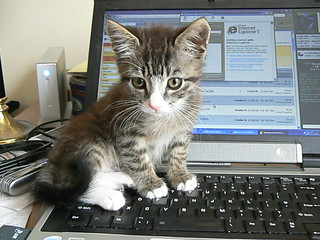
#> input picture python_opencv_1_src/02_영상처리기본개념/1_Mat_Numpy/cat on laptop.jpg, 320 x 240 px
$ python 3-3.py
#> lines starting #> are read from the running program, lines starting #| are printed output that depends on the picture; after the words box and inside, x2 and y2 are one past the last pixel; in counts of white or black regions, pixels touching at a corner belong together
import cv2 as cv


img_gray = cv.imread("cat on laptop.jpg", cv.IMREAD_GRAYSCALE)
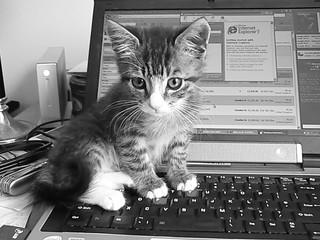
#> img_gray: shape (240, 320); min 0, max 255, mean 125.1


img_copyed1 = img_gray
print(id(img_gray), id(img_copyed1))
#| 140610196797552 140610196797552


cv.line( img_gray, (0, 0), (100, 100), 0, 10 )
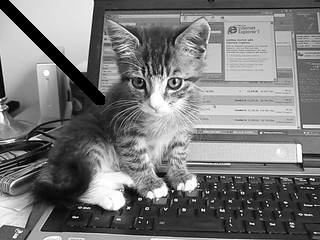
#> img_gray: shape (240, 320); 2.23% of pixels changed, all inside (x1, y1, x2, y2) = (0, 0, 106, 106)

ret,img_gray = cv.threshold( img_gray, 127, 255, cv.THRESH_BINARY)
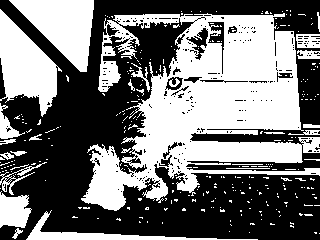
#> img_gray: shape (240, 320); 46.2% white; 302 white regions (274 under 20 px), largest, box (x1, y1, x2, y2) and area: (81, 13, 320, 211) 23887, (0, 9, 62, 117) 3486, (9, 0, 94, 72) 3322


print(id(img_gray), id(img_copyed1))
#| 140610196796976 140610196797552

cv.imshow("img_gray", img_gray)
cv.imshow("img_copyed1", img_copyed1)

cv.waitKey(0)
